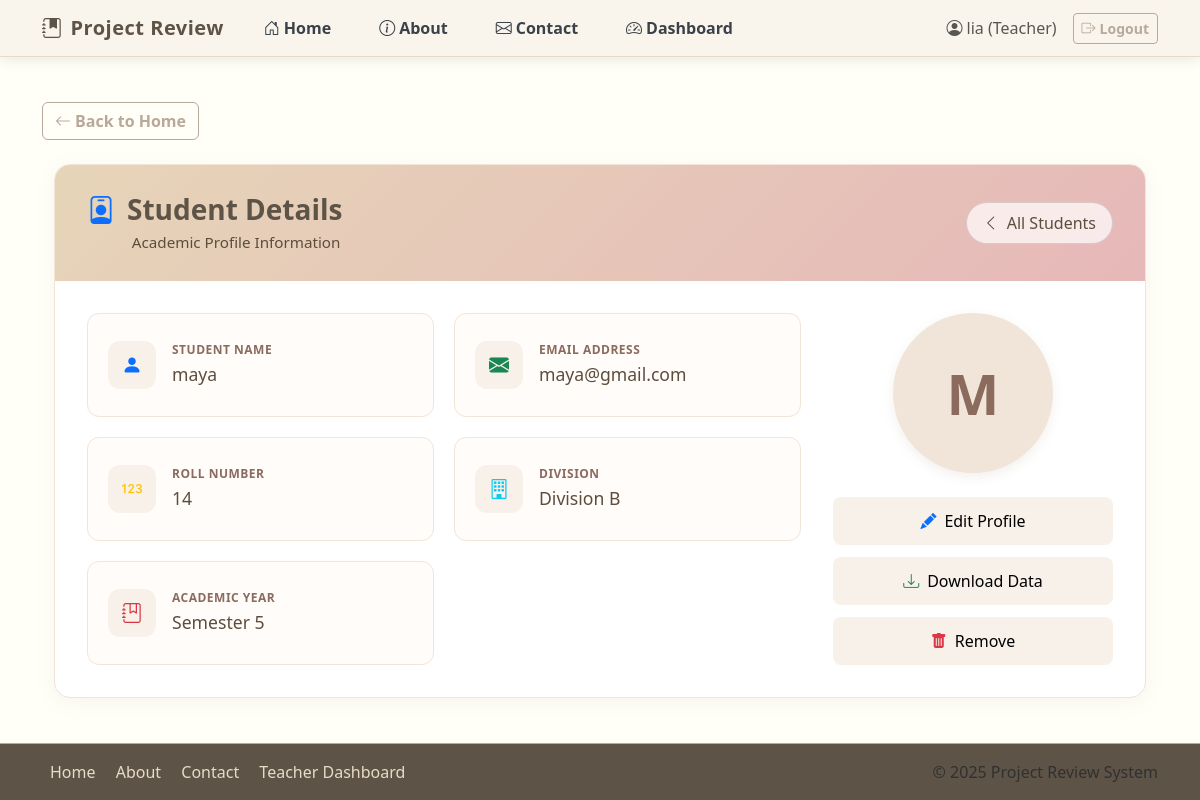
/teacher/view-students/8/ (signed in), run on the app's committed database.
### project_review_app/models.py (models this page shows, shortened)
class CustomUser(AbstractUser):
    ROLE_CHOICES = (
        ('teacher', 'Teacher'),
        ('student', 'Student'),
        ('admin', 'Admin'),
    )
    @property
    def is_teacher(self):
        return self.role == 'teacher'
    DIVISION_CHOICES = (
        ('A', 'Division A'),
        ('B', 'Division B'),
        ('C', 'Division C'),
    )
    SEMESTER_CHOICES = (
        (1, 'Semester 1'),
        (2, 'Semester 2'),
        (3, 'Semester 3'),
        (4, 'Semester 4'),
        (5, 'Semester 5'),
        (6, 'Semester 6'),
    )
    role = models.CharField(max_length=10, choices=ROLE_CHOICES)
    email = models.EmailField(unique=True)
    division = models.CharField(max_length=1, choices=DIVISION_CHOICES, blank=True, null=True)
    roll_no = models.CharField(max_length=20, blank=True, null=True)
    semester = models.PositiveIntegerField(choices=SEMESTER_CHOICES, blank=True, null=True)
    department = models.CharField(max_length=100, blank=True, null=True)
    subject = models.CharField(max_length=100, blank=True, null=True)

### project_review_app/views.py (the view)
# urls.py: path('teacher/view-students/<int:student_id>/', views.student_detail, name='student_detail'),
@login_required
def student_detail(request, student_id):
    student = get_object_or_404(CustomUser, id=student_id, role='student')
    return render(request, 'teacher/student_detail.html', {'student': student})

### templates/teacher/student_detail.html (shortened to what this page needs)
{% extends 'base.html' %}
{% block content %}
<div class="container mt-4">
    <div class="student-profile-card">
        <div class="profile-header" style="background: linear-gradient(135deg, #E6D5B8 0%, #E6B8B8 100%);">
            <div class="header-content">
                <h2 class="profile-title">
                    <i class="bi bi-person-badge text-primary"></i> Student Details
                </h2>
                <p class="profile-subtitle">Academic Profile Information</p>
            </div>
            <a href="{% url 'view_students' %}" class="back-btn">
                <i class="bi bi-chevron-left"></i> All Students
            </a>
        </div>
        <div class="profile-body">
            <div class="profile-details">
                <div class="detail-card">
                    <div class="detail-icon" style="background: #F8F1E9;">
                        <i class="bi bi-person-fill text-primary"></i>
                    </div>
                    <div class="detail-content">
                        <h5 class="detail-label">STUDENT NAME</h5>
                        <p class="detail-value">{{ student.get_full_name|default:student.username }}</p>
                    </div>
                </div>
                <div class="detail-card">
                    <div class="detail-icon" style="background: #F8F1E9;">
                        <i class="bi bi-envelope-fill text-success"></i>
                    </div>
                    <div class="detail-content">
                        <h5 class="detail-label">EMAIL ADDRESS</h5>
                        <p class="detail-value">{{ student.email }}</p>
                    </div>
                </div>
                <div class="detail-card">
                    <div class="detail-icon" style="background: #F8F1E9;">
                        <i class="bi bi-123 text-warning"></i>
                    </div>
                    <div class="detail-content">
                        <h5 class="detail-label">ROLL NUMBER</h5>
                        <p class="detail-value">{{ student.roll_no }}</p>
                    </div>
                </div>
                <div class="detail-card">
                    <div class="detail-icon" style="background: #F8F1E9;">
                        <i class="bi bi-building text-info"></i>
                    </div>
                    <div class="detail-content">
                        <h5 class="detail-label">DIVISION</h5>
                        <p class="detail-value">{{ student.get_division_display }}</p>
                    </div>
                </div>
                <div class="detail-card">
                    <div class="detail-icon" style="background: #F8F1E9;">
                        <i class="bi bi-journal-bookmark text-danger"></i>
                    </div>
                    <div class="detail-content">
                        <h5 class="detail-label">ACADEMIC YEAR</h5>
                        <p class="detail-value">{{ student.get_semester_display }}</p>
                    </div>
                </div>
            </div>
            <div class="profile-sidebar">
                <div class="avatar-container">
                    <div class="avatar-circle" style="background: #F0E5D8; color: #8B6B5D;">
                        <span class="avatar-initials">{{ student.username|first|upper }}</span>
                    </div>
                </div>
                {% if request.user.is_teacher %}
                <div class="action-buttons">
                    <button class="btn-action btn-edit">
                        <i class="bi bi-pencil-fill text-primary"></i> Edit Profile
                    </button>
                    <button class="btn-action btn-download">
                        <i class="bi bi-download text-success"></i> Download Data
                    </button>
                    <button class="btn-action btn-delete">
                        <i class="bi bi-trash-fill text-danger"></i> Remove
                    </button>
                </div>
                {% endif %}
            </div>
        </div>
    </div>
</div>
{% endblock %}

### templates/base.html (shortened to what this page needs)
<!DOCTYPE html>
<html>
<head>
  <link href="https://cdn.jsdelivr.net/npm/bootstrap@5.3.0/dist/css/bootstrap.min.css" rel="stylesheet">
  <link href="https://cdn.jsdelivr.net/npm/bootstrap-icons@1.10.0/font/bootstrap-icons.css" rel="stylesheet">
</head>
<body>
  <nav class="navbar navbar-expand-lg navbar-light">
    <div class="container">
      <a class="navbar-brand" href="{% url 'home' %}">
        <i class="bi bi-journal-bookmark-fill me-2"></i>Project Review
      </a>
      <div class="collapse navbar-collapse" id="navbarNav">
        <ul class="navbar-nav me-auto">
          <li class="nav-item">
            <a class="nav-link {% if request.path == '/' %}active{% endif %}" href="{% url 'home' %}">
              <i class="bi bi-house-door me-1"></i>Home
            </a>
          </li>
          <li class="nav-item">
            <a class="nav-link {% if request.path == '/about/' %}active{% endif %}" href="{% url 'about' %}">
              <i class="bi bi-info-circle me-1"></i>About
            </a>
          </li>
          <li class="nav-item">
            <a class="nav-link {% if request.path == '/contact/' %}active{% endif %}" href="{% url 'contact' %}">
              <i class="bi bi-envelope me-1"></i>Contact
            </a>
          </li>
          {% if user.is_authenticated %}
            <li class="nav-item">
              {% if user.role == 'teacher' %}
                <a class="nav-link {% if request.path == '/teacher_dashboard/' %}active{% endif %}" href="{% url 'teacher_dashboard' %}">
                  <i class="bi bi-speedometer2 me-1"></i>Dashboard
                </a>
              {% elif user.role == 'student' %}
                <a class="nav-link {% if request.path == '/student_dashboard/' %}active{% endif %}" href="{% url 'student_dashboard' %}">
                  <i class="bi bi-speedometer2 me-1"></i>Dashboard
                </a>
              {% endif %}
            </li>
          {% endif %}
        </ul>
        <div class="d-flex align-items-center">
          {% if user.is_authenticated %}
            <span class="navbar-text me-3 d-none d-lg-block">
              <i class="bi bi-person-circle me-1"></i>{{ user.username }} ({{ user.get_role_display }})
            </span>
            <form method="post" action="{% url 'logout' %}">
              <button class="btn btn-sm btn-outline-primary">
                <i class="bi bi-box-arrow-right me-1"></i>Logout
              </button>
            </form>
          {% endif %}
        </div>
      </div>
    </div>
  </nav>
  <main class="container">
    {% block back_button %}
      {% if request.path != '/' %}
        <div class="back-button">
          <a href="{% url 'home' %}" class="btn btn-outline-primary">
            <i class="bi bi-arrow-left me-1"></i>Back to Home
          </a>
        </div>
      {% endif %}
    {% endblock %}
    {% block content %}{% endblock %}
  </main>
  <footer>
    <div class="container">
      <div class="row align-items-center">
        <div class="col-md-6 text-center text-md-start mb-2 mb-md-0">
          <a href="{% url 'home' %}" class="footer-link">Home</a>
          <a href="{% url 'about' %}" class="footer-link">About</a>
          <a href="{% url 'contact' %}" class="footer-link">Contact</a>
          {% if user.is_authenticated %}
            {% if user.role == 'teacher' %}
              <a href="{% url 'teacher_dashboard' %}" class="footer-link">Teacher Dashboard</a>
            {% elif user.role == 'student' %}
              <a href="{% url 'student_dashboard' %}" class="footer-link">Student Dashboard</a>
            {% endif %}
          {% endif %}
        </div>
        <div class="col-md-6 text-center text-md-end">
          <span class="text-muted">&copy; {% now "Y" %} Project Review System</span>
        </div>
      </div>
    </div>
  </footer>
</body>
</html>

### templates/base.html (style rules this page uses)
:root { --ivory: #FFFFF8; --linen: #FAF5EC; --cashmere: #E8DBC5; --taupe: #B8A99A; --mocha: #8B7D6B; --umber: #5E5347; --slate: #7D8B99; --charcoal: #3A4149; }
body { background: var(--ivory); min-height: 100vh; display: flex; flex-direction: column; font-family: 'Segoe UI', Tahoma, Geneva, Verdana, sans-serif; color: var(--charcoal); padding-top: 70px; padding-bottom: 60px; }
.navbar { background-color: var(--linen) !important; box-shadow: 0 4px 12px rgba(0,0,0,0.08); border-bottom: 1px solid var(--cashmere); position: fixed; top: 0; left: 0; right: 0; z-index: 1030; padding: 0.5rem 0; }
.navbar-brand { font-weight: 700; color: var(--umber) !important; letter-spacing: 0.5px; font-size: 1.25rem; }
.nav-link { color: var(--charcoal) !important; font-weight: 600; margin: 0 0.5rem; transition: all 0.3s; padding: 0.5rem 1rem !important; position: relative; }
main { flex: 1; padding: 2rem 0; }
.btn-outline-primary { color: var(--taupe); border-color: var(--taupe); font-weight: 600; }
footer { background: var(--umber); color: var(--cashmere); padding: 1rem 0; position: fixed; bottom: 0; left: 0; right: 0; z-index: 1020; border-top: 1px solid var(--taupe); }
.footer-link { color: var(--cashmere); text-decoration: none; transition: color 0.3s; margin: 0 0.5rem; }
.back-button { margin-bottom: 1.5rem; }
h1, h2, h3, h4, h5, h6 { color: var(--umber); font-weight: 600; }

### templates/teacher/student_detail.html (style rules this page uses)
.student-profile-card { background: white; border-radius: 16px; box-shadow: 0 4px 20px rgba(139, 107, 93, 0.08); overflow: hidden; transition: all 0.3s ease; border: 1px solid #F0E5D8; }
.profile-header { color: #5C4D3D; padding: 1.75rem 2rem; display: flex; justify-content: space-between; align-items: center; position: relative; }
.profile-title { margin: 0; font-weight: 600; font-size: 1.75rem; display: flex; align-items: center; gap: 12px; }
.profile-subtitle { margin: 0.25rem 0 0 2.8rem; font-weight: 400; font-size: 0.95rem; color: #5C4D3D; }
.back-btn { color: #5C4D3D; text-decoration: none; display: flex; align-items: center; gap: 8px; font-weight: 500; padding: 0.5rem 1rem; background: rgba(255, 255, 255, 0.7); border-radius: 50px; transition: all 0.3s ease; border: 1px solid rgba(92, 77, 61, 0.2); }
.profile-body { display: flex; padding: 2rem; gap: 2rem; }
.profile-details { flex: 1; display: grid; grid-template-columns: repeat(auto-fill, minmax(300px, 1fr)); gap: 1.25rem; }
.detail-card { background: #FFFCF9; border-radius: 12px; padding: 1.25rem; display: flex; gap: 1rem; align-items: center; border: 1px solid #F0E5D8; transition: all 0.3s ease; }
.detail-icon { width: 48px; height: 48px; border-radius: 12px; display: flex; align-items: center; justify-content: center; font-size: 1.25rem; flex-shrink: 0; }
.detail-content { flex: 1; }
.detail-label { color: #8B6B5D; font-size: 0.75rem; margin-bottom: 0.25rem; font-weight: 600; text-transform: uppercase; letter-spacing: 0.5px; }
.detail-value { color: #5C4D3D; font-size: 1.1rem; margin: 0; font-weight: 500; }
.profile-sidebar { width: 280px; display: flex; flex-direction: column; align-items: center; gap: 1.5rem; }
.avatar-circle { width: 160px; height: 160px; border-radius: 50%; display: flex; align-items: center; justify-content: center; font-size: 3.5rem; font-weight: 600; box-shadow: 0 4px 12px rgba(139, 107, 93, 0.1); }
.avatar-initials { color: inherit; }
.action-buttons { display: flex; flex-direction: column; gap: 0.75rem; width: 100%; }
.btn-action { border: none; padding: 0.75rem 1rem; border-radius: 8px; font-weight: 500; display: flex; align-items: center; justify-content: center; gap: 8px; cursor: pointer; transition: all 0.3s ease; width: 100%; background: #F8F1E9; }

### data on the page
CustomUser: username "lia", role "Teacher"
CustomUser: get_full_name "maya", email "maya@gmail.com", roll_no "14", division "Division B", semester "Semester 5", username|first "M"
